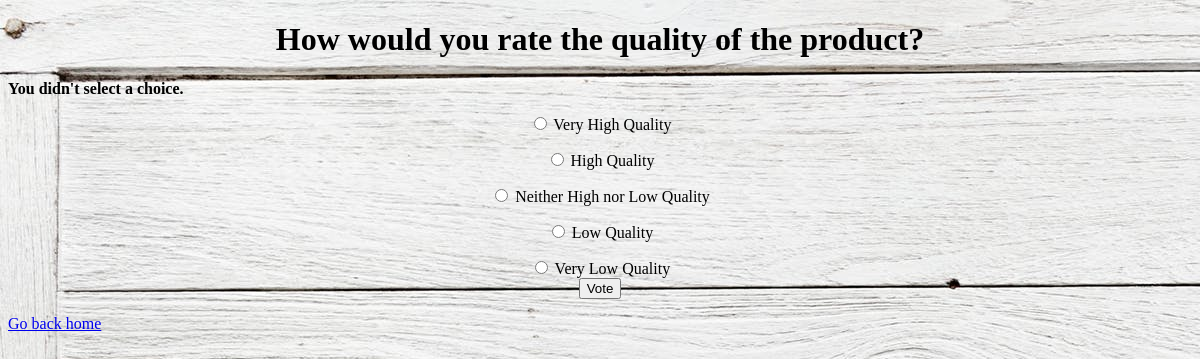
The page /polls/1/vote/ on the database its author committed.
### polls/models.py (models this page shows, shortened)
class Question(models.Model):
    question_text = models.CharField(max_length=200)
    pub_date = models.DateTimeField('date published')

class Choice(models.Model):
    question = models.ForeignKey(Question, on_delete=models.CASCADE)
    choice_text = models.CharField(max_length=200)
    votes = models.IntegerField(default=0)

### polls/views.py (the view)
# urls.py: path('<int:question_id>/vote/', views.vote, name='vote'),
def vote(request, question_id):
    question = get_object_or_404(Question, pk=question_id)
    try:
        selected_choice = question.choice_set.get(pk=request.POST['choice'])
    except (KeyError, Choice.DoesNotExist):
        return render(request, 'polls/detail.html', {
            'question': question,
            'error_message': "You didn't select a choice.",
        })
    else:
        selected_choice.votes += 1
        selected_choice.save()
        return HttpResponseRedirect(reverse('polls:results', args=(question.id,)))

### polls/templates/polls/detail.html (shortened to what this page needs)
<!DOCTYPE html>
<html>
{% load static %}
<link rel="stylesheet" type="text/css" href="{% static 'polls/style.css' %}" />
<h1 align="center" >{{ question.question_text }}</h1>
{% if error_message %}<p><strong>{{ error_message }}</strong></p>{% endif %}
<form action="{% url 'polls:vote' question.id %}" method="post">
{% for choice in question.choice_set.all %}
<p style="text-align:center">
    <input type="radio" name="choice" id="choice{{ forloop.counter }}" value="{{ choice.id }} " />
    <label for="choice{{ forloop.counter }}" >{{ choice.choice_text }} </label><br />
{% endfor %}
<input type="submit" value="Vote" />
</form>
<a href="/polls">Go back home</a>

### rows shown on the page
Question: question_text "How would you rate the quality of the product?"
Choice: choice_text "Very High Quality"
Choice: choice_text "High Quality"
Choice: choice_text "Neither High nor Low Quality"
Choice: choice_text "Low Quality"
Choice: choice_text "Very Low Quality"

### other values the page prints
{{ error_message }} "You didn't select a choice."
